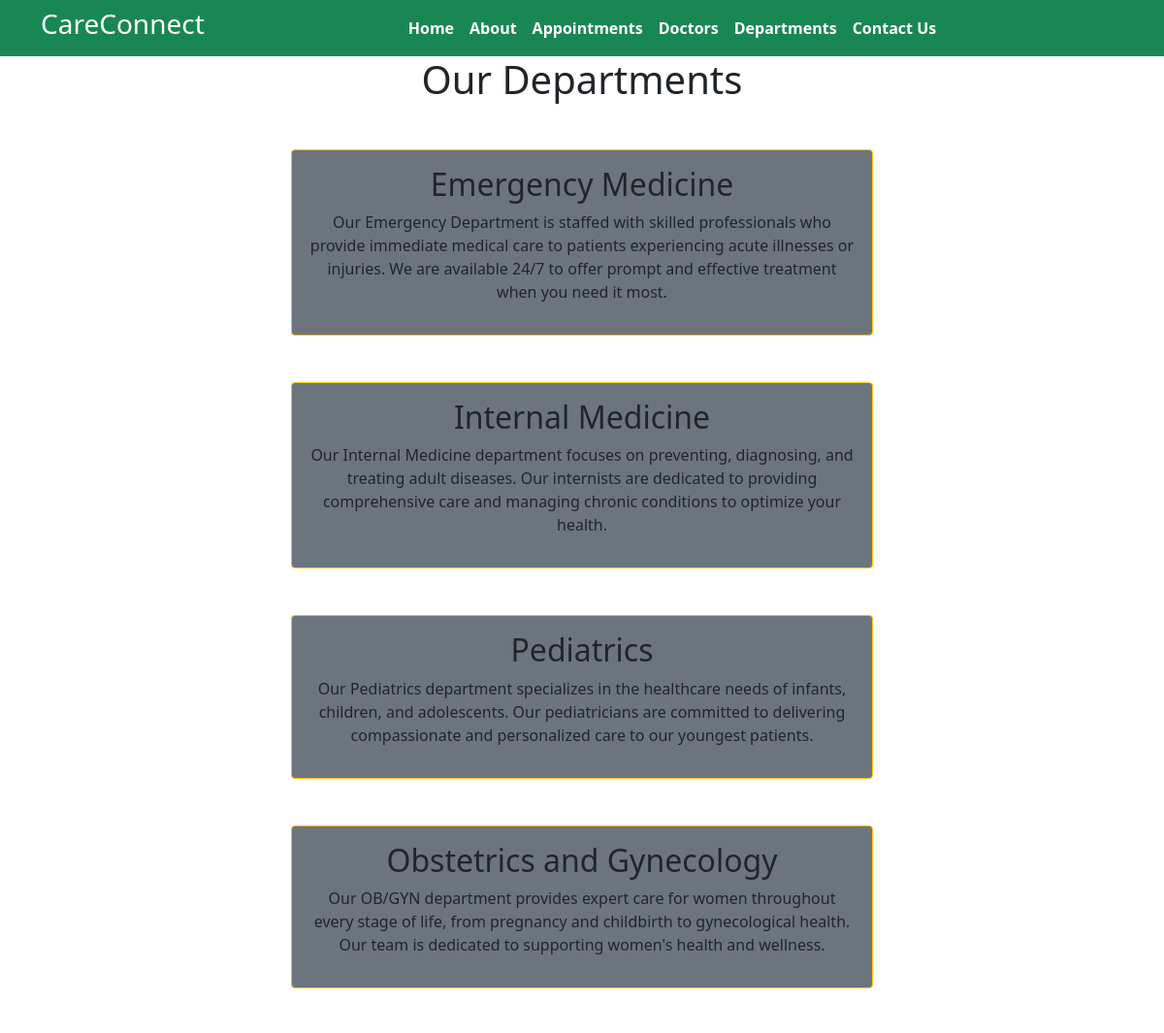
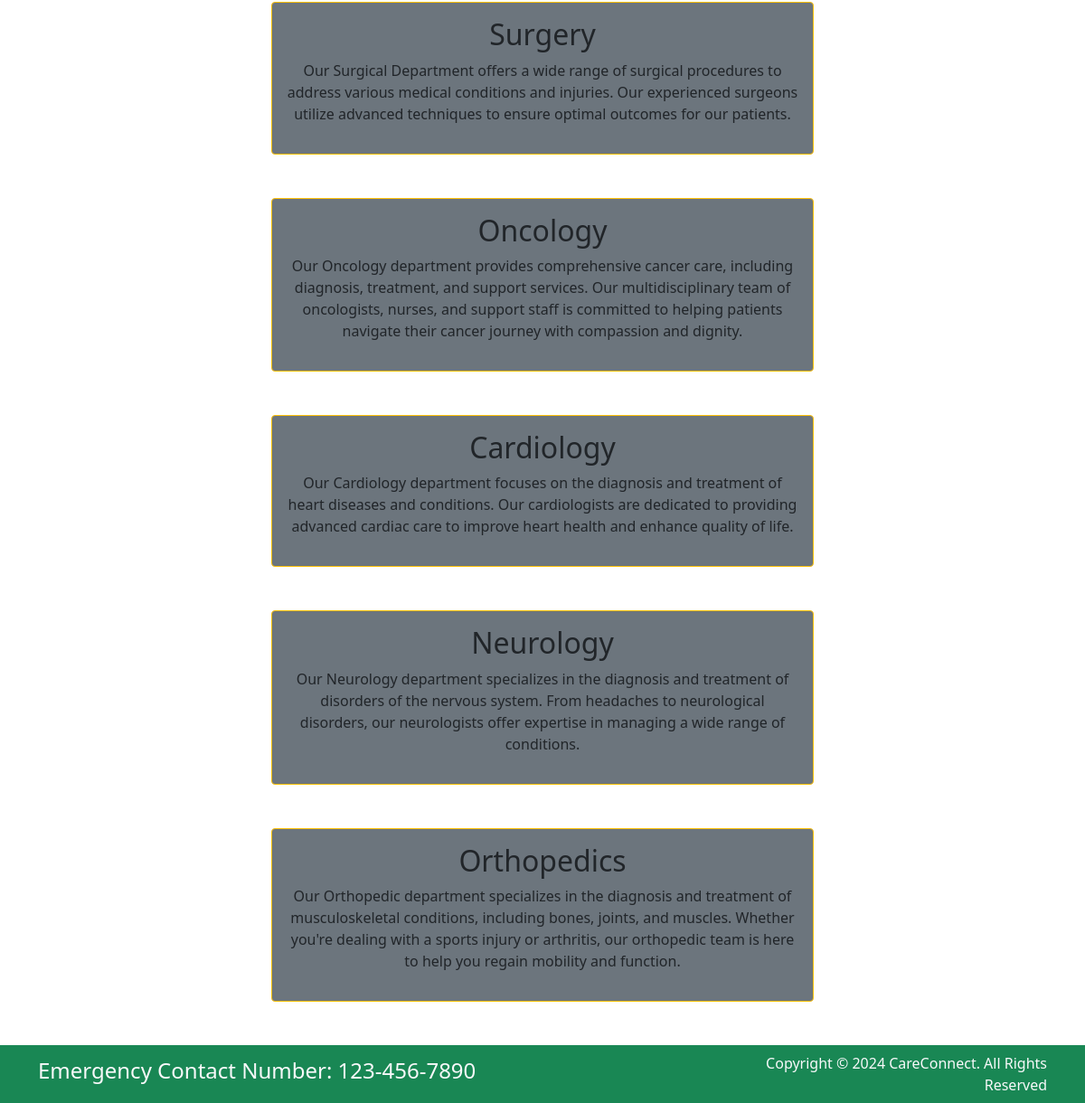
Page /department/ on the committed database (2 pictures, top to bottom).
### home/models.py (models this page shows, shortened)
class Departments(models.Model):
    dep_name = models.CharField(max_length=100)
    dep_description = models.TextField()

### home/views.py (the view)
# urls.py: path('department/', views.department, name='department'),
def department(request):
    dict_dept = {
        'dept': Departments.objects.all()
    }
    return render(request, 'department.html', dict_dept)

### templates/department.html (shortened to what this page needs)
{% extends 'base.html' %}
{% block content %}
<h1 class="text-center"> Our Departments</h1>
{% for d in dept %}
<div class="mx-auto w-50 bg-secondary text-center text-dark p-3 my-5 border border-warning rounded">
    <h2>{{d.dep_name}}</h2>
    <p>{{d.dep_description}}</p>
</div>
{% endfor %}
{% endblock %}

### rows in the picture
Departments: dep_name "Emergency Medicine", dep_description "Our Emergency Department is staffed with skilled professionals who provide immediate medical care to patients experiencing acute illnesses or injuries. We are available 24/7 to offer prompt and effective treatment when you need it most."
Departments: dep_name "Internal Medicine", dep_description "Our Internal Medicine department focuses on preventing, diagnosing, and treating adult diseases. Our internists are dedicated to providing comprehensive care and managing chronic conditions to optimize your health."
Departments: dep_name "Pediatrics", dep_description "Our Pediatrics department specializes in the healthcare needs of infants, children, and adolescents. Our pediatricians are committed to delivering compassionate and personalized care to our youngest patients."
Departments: dep_name "Obstetrics and Gynecology", dep_description "Our OB/GYN department provides expert care for women throughout every stage of life, from pregnancy and childbirth to gynecological health. Our team is dedicated to supporting women's health and wellness."
Departments: dep_name "Surgery", dep_description "Our Surgical Department offers a wide range of surgical procedures to address various medical conditions and injuries. Our experienced surgeons utilize advanced techniques to ensure optimal outcomes for our patients."
Departments: dep_name "Oncology", dep_description "Our Oncology department provides comprehensive cancer care, including diagnosis, treatment, and support services. Our multidisciplinary team of oncologists, nurses, and support staff is committed to helping patients navigate their cancer journey with compassion and dignity."
Departments: dep_name "Cardiology", dep_description "Our Cardiology department focuses on the diagnosis and treatment of heart diseases and conditions. Our cardiologists are dedicated to providing advanced cardiac care to improve heart health and enhance quality of life."
Departments: dep_name "Neurology", dep_description "Our Neurology department specializes in the diagnosis and treatment of disorders of the nervous system. From headaches to neurological disorders, our neurologists offer expertise in managing a wide range of conditions."
Departments: dep_name "Orthopedics", dep_description "Our Orthopedic department specializes in the diagnosis and treatment of musculoskeletal conditions, including bones, joints, and muscles. Whether you're dealing with a sports injury or arthritis, our orthopedic team is here to help you regain mobility and function."
